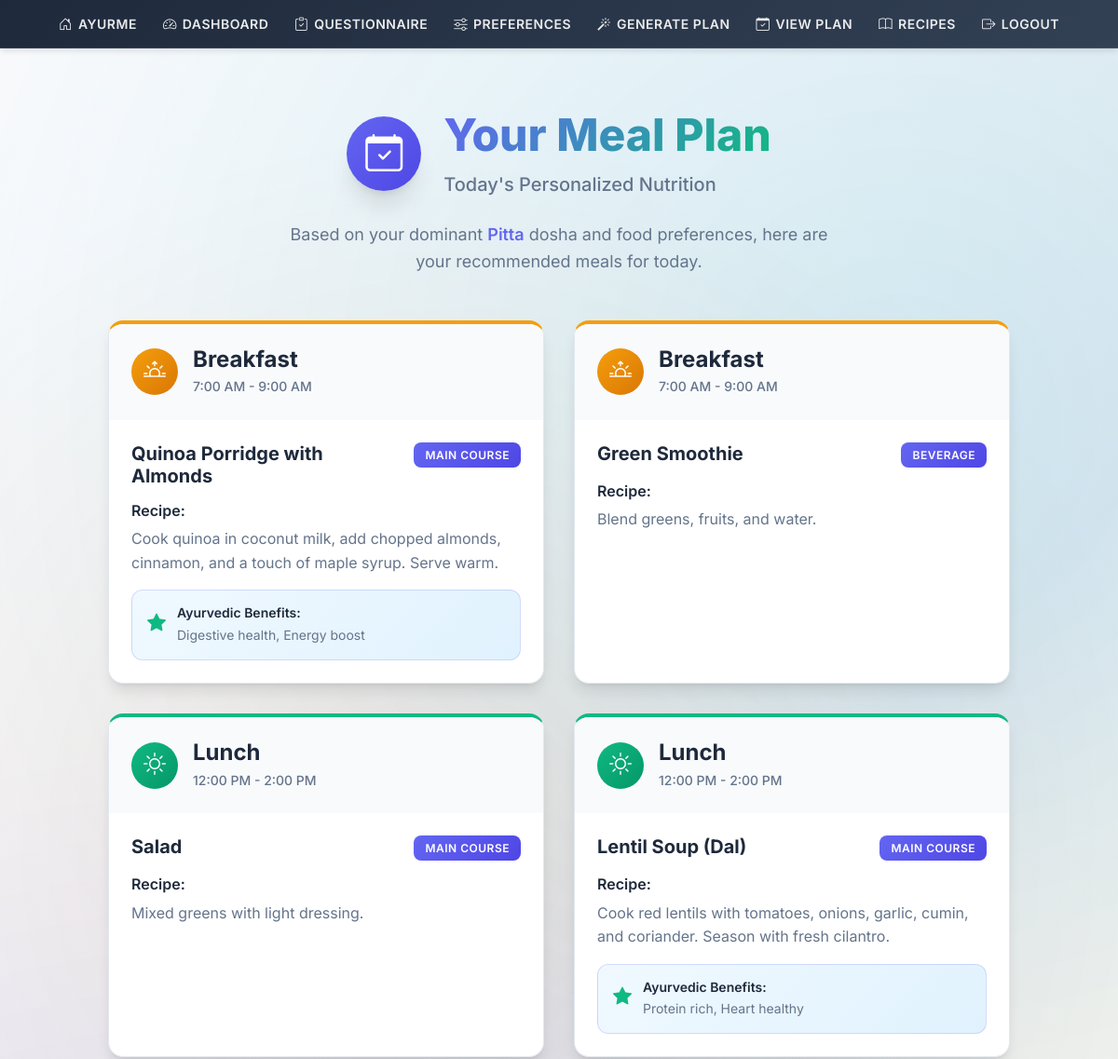
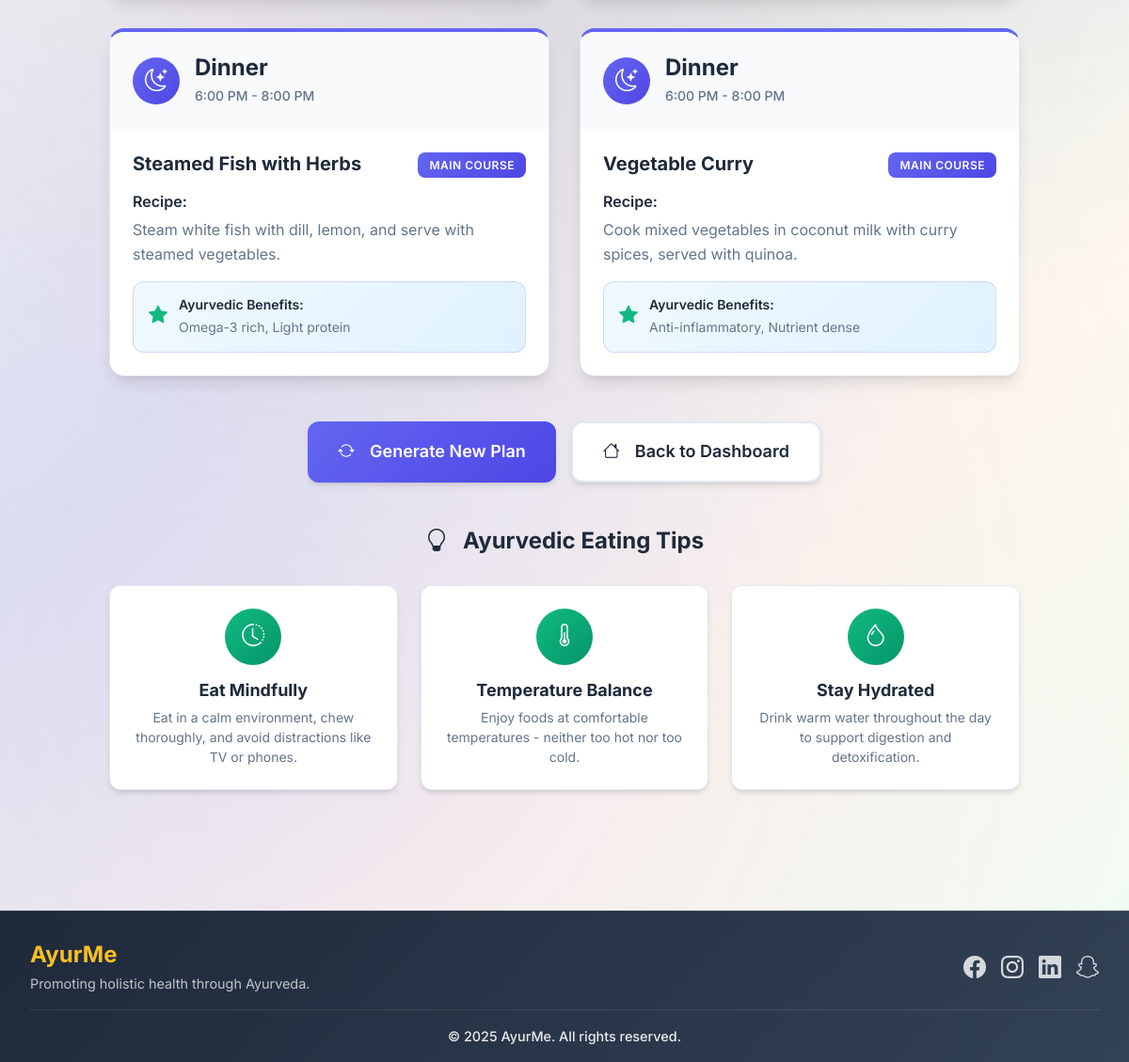
Screenshot of /planning/plan/ (signed in) with the database file from the repository (2 pictures, top to bottom).
### users/models.py (models this page shows)
class PatientProfile(models.Model):
    user = models.OneToOneField(User, on_delete=models.CASCADE)
    age = models.IntegerField(blank=True, null=True)
    gender = models.CharField(max_length=10, choices=[('Male', 'Male'), ('Female', 'Female'), ('Other', 'Other')])
    location = models.CharField(max_length=100)
    dominant_dosha = models.CharField(max_length=10, choices=[('Vata', 'Vata'), ('Pitta', 'Pitta'), ('Kapha', 'Kapha')], blank=True, null=True)
    health_goals = models.TextField(blank=True, null=True)

### planning/models.py (models this page shows)
class MealPlan(models.Model):
    patient = models.ForeignKey(PatientProfile, on_delete=models.CASCADE)
    date = models.DateField()
    meal_type = models.CharField(max_length=10, choices=[('Breakfast', 'Breakfast'), ('Lunch', 'Lunch'), ('Dinner', 'Dinner')])
    recipe = models.ForeignKey(Recipe, on_delete=models.CASCADE)

### nutrition/models.py (models this page shows, shortened)
class Recipe(models.Model):
    name = models.CharField(max_length=200)
    image = models.URLField(blank=True, null=True)
    recipe_text = models.TextField()
    meal_time = models.CharField(max_length=10, choices=[('Breakfast', 'Breakfast'), ('Lunch', 'Lunch'), ('Dinner', 'Dinner')])
    food_type = models.CharField(max_length=20, choices=[('Beverage', 'Beverage'), ('Main Course', 'Main Course'), ('Side', 'Side')])
    pacifies = models.CharField(max_length=50, blank=True)  # e.g., 'Vata, Pitta'
    aggravates = models.CharField(max_length=50, blank=True)  # e.g., 'Kapha'
    specific_conditions = models.CharField(max_length=200, blank=True)  # e.g., 'Indigestion, Low Energy'
    ingredients = models.TextField(blank=True)  # Key ingredients for the recipe

### planning/views.py (the view)
# urls.py: path('plan/', views.view_plan, name='view_plan'),
@login_required
def view_plan(request):
    patient = request.user.patientprofile
    today = date.today()
    plans = MealPlan.objects.filter(patient=patient, date=today)
    return render(request, 'planning/view_plan.html', {'plans': plans})

### planning/templates/planning/view_plan.html (shortened to what this page needs)
{% extends 'base.html' %}
{% block content %}
    <div class="plan-container">
        <div class="plan-header">
            <div class="header-content">
                <div class="header-icon">
                    <i class="bi bi-calendar-check"></i>
                </div>
                <div class="header-text">
                    <h1 class="plan-title">Your Meal Plan</h1>
                    <p class="plan-subtitle">Today's Personalized Nutrition</p>
                </div>
            </div>
            <div class="header-description">
                <p>Based on your dominant <strong>{{ user.patientprofile.dominant_dosha }}</strong> dosha and food preferences, here are your recommended meals for today.</p>
            </div>
        </div>
        {% if plans %}
            <div class="meal-plan-grid">
                {% for plan in plans %}
                    <div class="meal-card meal-{{ plan.meal_type|lower }}">
                        <div class="meal-header">
                            <div class="meal-icon">
                                {% if plan.meal_type == 'Breakfast' %}
                                    <i class="bi bi-sunrise"></i>
                                {% elif plan.meal_type == 'Lunch' %}
                                    <i class="bi bi-sun"></i>
                                {% else %}
                                    <i class="bi bi-moon-stars"></i>
                                {% endif %}
                            </div>
                            <div class="meal-info">
                                <h2 class="meal-type">{{ plan.meal_type }}</h2>
                                <div class="meal-time">
                                    {% if plan.meal_type == 'Breakfast' %}
                                        7:00 AM - 9:00 AM
                                    {% elif plan.meal_type == 'Lunch' %}
                                        12:00 PM - 2:00 PM
                                    {% else %}
                                        6:00 PM - 8:00 PM
                                    {% endif %}
                                </div>
                            </div>
                        </div>
                        <div class="recipe-content">
                            <div class="recipe-header">
                                <h3 class="recipe-name">{{ plan.recipe.name }}</h3>
                                <span class="food-type-badge">{{ plan.recipe.food_type }}</span>
                            </div>
                            <div class="recipe-details">
                                <div class="recipe-text">
                                    <h4>Recipe:</h4>
                                    <p>{{ plan.recipe.recipe_text }}</p>
                                </div>
                                {% if plan.recipe.specific_conditions %}
                                    <div class="recipe-benefits">
                                        <div class="benefits-icon">
                                            <i class="bi bi-star-fill"></i>
                                        </div>
                                        <div class="benefits-content">
                                            <h4>Ayurvedic Benefits:</h4>
                                            <p>{{ plan.recipe.specific_conditions }}</p>
                                        </div>
                                    </div>
                                {% endif %}
                            </div>
                        </div>
                    </div>
                {% endfor %}
            </div>
            <div class="plan-actions">
                <a href="{% url 'generate_plan' %}" class="action-btn primary">
                    <i class="bi bi-arrow-repeat me-2"></i>
                    Generate New Plan
                </a>
                <a href="{% url 'dashboard' %}" class="action-btn secondary">
                    <i class="bi bi-house me-2"></i>
                    Back to Dashboard
                </a>
            </div>
        {% endif %}
        <div class="nutrition-tips">
            <h3 class="tips-title">
                <i class="bi bi-lightbulb me-2"></i>
                Ayurvedic Eating Tips
            </h3>
            <div class="tips-grid">
                <div class="tip-card">
                    <div class="tip-icon">
                        <i class="bi bi-clock-history"></i>
                    </div>
                    <h4>Eat Mindfully</h4>
                    <p>Eat in a calm environment, chew thoroughly, and avoid distractions like TV or phones.</p>
                </div>
                <div class="tip-card">
                    <div class="tip-icon">
                        <i class="bi bi-thermometer-half"></i>
                    </div>
                    <h4>Temperature Balance</h4>
                    <p>Enjoy foods at comfortable temperatures - neither too hot nor too cold.</p>
                </div>
                <div class="tip-card">
                    <div class="tip-icon">
                        <i class="bi bi-droplet"></i>
                    </div>
                    <h4>Stay Hydrated</h4>
                    <p>Drink warm water throughout the day to support digestion and detoxification.</p>
                </div>
            </div>
        </div>
    </div>
{% endblock %}

### templates/base.html (style rules this page uses)
:root { --primary-color: #6366f1; --primary-dark: #4f46e5; --primary-light: #a5b4fc; --secondary-color: #f8fafc; --accent-color: #10b981; --vibrant-purple: #8b5cf6; --vibrant-teal: #06b6d4; --vibrant-orange: #f97316; --vibrant-pink: #ec4899; --vibrant-emerald: #10b981; --vibrant-indigo: #6366f1; --vibrant-amber: #f59e0b; --vibrant-rose: #f43f5e; --text-primary: #1e293b; --text-secondary: #64748b; --text-muted: #94a3b8; --border-color: #e2e8f0; --shadow-sm: 0 1px 2px 0 rgb(0 0 0 / 0.05); --shadow-md: 0 4px 6px -1px rgb(0 0 0 / 0.1), 0 2px 4px -2px rgb(0 0 0 / 0.1); --shadow-lg: 0 10px 15px -3px rgb(0 0 0 / 0.1), 0 4px 6px -4px rgb(0 0 0 / 0.1); --shadow-xl: 0 20px 25px -5px rgb(0 0 0 / 0.1), 0 8px 10px -6px rgb(0 0 0 / 0.1); --radius-sm: 0.375rem; --radius-md: 0.5rem; --radius-lg: 0.75rem; --radius-xl: 1rem; }
* { box-sizing: border-box; }
body { font-family: 'Inter', -apple-system, BlinkMacSystemFont, 'Segoe UI', Roboto, sans-serif; background: linear-gradient(135deg, #f8fafc 0%, #f1f5f9 25%, #e2e8f0 50%, #fef7ed 75%, #f0fdf4 100%); color: var(--text-primary); margin: 0; padding: 0; line-height: 1.6; min-height: 100vh; animation: fadeIn 0.8s ease-in; position: relative; overflow-x: hidden; }
body::before { content: ''; position: fixed; top: 0; left: 0; width: 100%; height: 100%; background: radial-gradient(circle at 20% 80%, rgba(139, 92, 246, 0.1) 0%, transparent 50%), radial-gradient(circle at 80% 20%, rgba(6, 182, 212, 0.1) 0%, transparent 50%), radial-gradient(circle at 40% 40%, rgba(249, 115, 22, 0.1) 0%, transparent 50%); pointer-events: none; z-index: -1; animation: particleFloat 20s ease-in-out infinite; }
a { color: var(--primary-color); text-decoration: none; transition: all 0.3s ease; }
.meal-breakfast { background-color: #fef3c7; }
.meal-lunch { background-color: #d1fae5; }
.meal-dinner { background-color: #e0e7ff; }

### rows the page displays
MealPlan: meal_type "Breakfast", shows "7:00 AM - 9:00 AM", recipe.name "Quinoa Porridge with Almonds", recipe.food_type "MAIN COURSE", recipe.recipe_text "Cook quinoa in coconut milk, add chopped almonds, cinnamon, and a touch of maple syrup. Serve warm.", recipe.specific_conditions "Digestive health, Energy boost"
MealPlan: meal_type "Breakfast", shows "7:00 AM - 9:00 AM", recipe.name "Green Smoothie", recipe.food_type "BEVERAGE", recipe.recipe_text "Blend greens, fruits, and water."
MealPlan: meal_type "Lunch", shows "12:00 PM - 2:00 PM", recipe.name "Salad", recipe.food_type "MAIN COURSE", recipe.recipe_text "Mixed greens with light dressing."
MealPlan: meal_type "Lunch", shows "12:00 PM - 2:00 PM", recipe.name "Lentil Soup (Dal)", recipe.food_type "MAIN COURSE", recipe.recipe_text "Cook red lentils with tomatoes, onions, garlic, cumin, and coriander. Season with fresh cilantro.", recipe.specific_conditions "Protein rich, Heart healthy"
MealPlan: meal_type "Dinner", shows "6:00 PM - 8:00 PM", recipe.name "Steamed Fish with Herbs", recipe.food_type "MAIN COURSE", recipe.recipe_text "Steam white fish with dill, lemon, and serve with steamed vegetables.", recipe.specific_conditions "Omega-3 rich, Light protein"
MealPlan: meal_type "Dinner", shows "6:00 PM - 8:00 PM", recipe.name "Vegetable Curry", recipe.food_type "MAIN COURSE", recipe.recipe_text "Cook mixed vegetables in coconut milk with curry spices, served with quinoa.", recipe.specific_conditions "Anti-inflammatory, Nutrient dense"

### other values shown
{{ user.patientprofile.dominant_dosha }} "Pitta"
